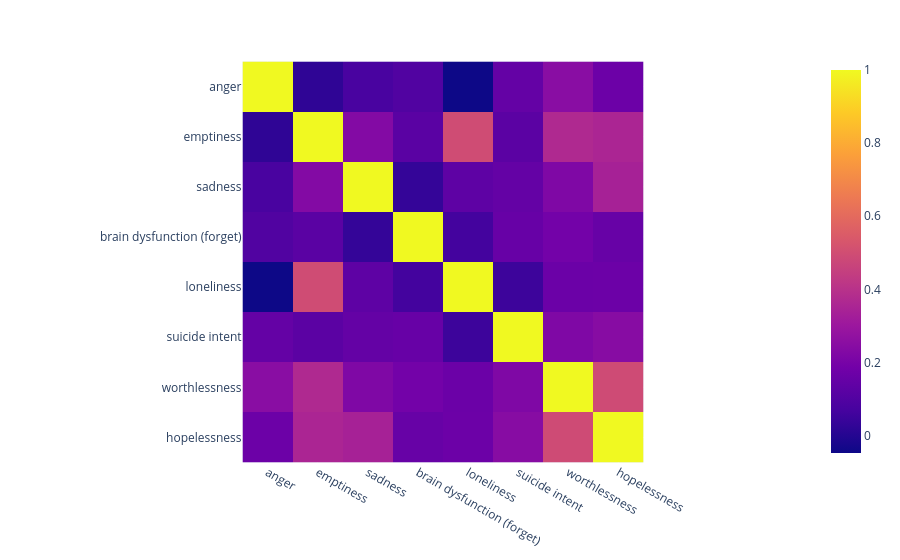

Source (notebook cell):
### Code cell
from itertools import combinations
import numpy as np 

def pick_n_most_correlated(df_correlation: pd.DataFrame, n = 2):
    max_corr, best_comb = -1, None
    for comb in combinations(df_correlation.index, n):
        sum_of_correlation = float(np.abs(df_correlation.loc[list(comb), list(comb)].values).sum())
        if sum_of_correlation > max_corr:
            max_corr = sum_of_correlation
            best_comb = comb
    return list(best_comb)

df_correlation = df[classes].corr()
best_comb = pick_n_most_correlated(df_correlation, 3)

sorting_order = []
for i in range(2, len(classes) +1):
    sorting_order += [c for c in pick_n_most_correlated(df_correlation, i) if c not in sorting_order]

print(sorting_order)
px.imshow(df_correlation.loc[sorting_order, sorting_order])

### Figure 1 — Plotly figure (JSON) as saved in the notebook; plotly's stock layout.template omitted (floating-point values rounded to 4 significant figures)
{"data": [{"coloraxis": "coloraxis", "hovertemplate": "x: %{x}<br>y: %{y}<br>color: %{z}<extra></extra>", "name": "0", "type": "heatmap", "x": ["anger", "emptiness", "sadness", "brain dysfunction (forget)", "loneliness", "suicide intent", "worthlessness", "hopelessness"], "xaxis": "x", "y": ["anger", "emptiness", "sadness", "brain dysfunction (forget)", "loneliness", "suicide intent", "worthlessness", "hopelessness"], "yaxis": "y", "z": [[1.0, 0.02187, 0.07531, 0.0973, -0.0479, 0.1473, 0.2488, 0.1688], [0.02187, 1.0, 0.2324, 0.1221, 0.4936, 0.1244, 0.3677, 0.3528], [0.07531, 0.2324, 1.0, 0.03275, 0.1309, 0.1481, 0.2204, 0.338], [0.0973, 0.1221, 0.03275, 1.0, 0.06485, 0.1572, 0.1888, 0.1551], [-0.0479, 0.4936, 0.1309, 0.06485, 1.0, 0.04956, 0.167, 0.1691], [0.1473, 0.1244, 0.1481, 0.1572, 0.04956, 1.0, 0.2202, 0.2427], [0.2488, 0.3677, 0.2204, 0.1888, 0.167, 0.2202, 1.0, 0.4912], [0.1688, 0.3528, 0.338, 0.1551, 0.1691, 0.2427, 0.4912, 1.0]]}], "layout": {"coloraxis": {"colorscale": [[0, "#0d0887"], [0.1111, "#46039f"], [0.2222, "#7201a8"], [0.3333, "#9c179e"], [0.4444, "#bd3786"], [0.5556, "#d8576b"], [0.6667, "#ed7953"], [0.7778, "#fb9f3a"], [0.8889, "#fdca26"], [1, "#f0f921"]]}, "margin": {"t": 60}, "xaxis": {"anchor": "y", "constrain": "domain", "domain": [0, 1], "scaleanchor": "y"}, "yaxis": {"anchor": "x", "autorange": "reversed", "constrain": "domain", "domain": [0, 1]}}}
